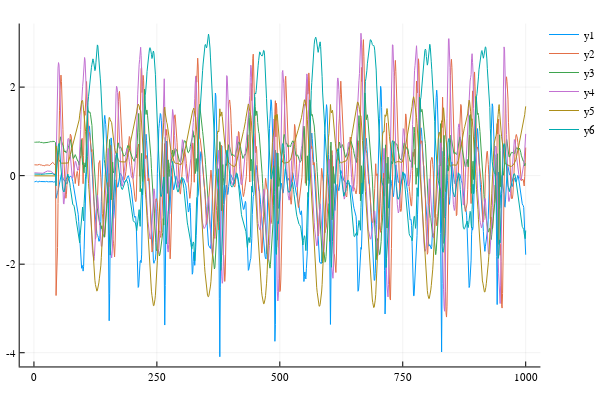

The notebook cell this image was saved under:
### Code cell
plot(data0[1:1000,1])
plot!(data0[1:1000,2])
plot!(data0[1:1000,3])
plot!(data0[1:1000,4])
plot!(data0[1:1000,5])
plot!(data0[1:1000,6])

### Figure 1 — Plotly figure (JSON) as saved in the notebook; plotly's stock layout.template omitted (floating-point values rounded to 4 significant figures; data arrays with more than 128 entries replaced by an {"elided": "..."} marker saying what was removed)
{"data": [{"colorbar": {"title": ""}, "hoverinfo": "text", "legendgroup": "y1", "line": {"color": "rgba(0, 154, 250, 1.000)", "dash": "solid", "shape": "linear", "width": 1}, "mode": "lines", "name": "y1", "showlegend": true, "text": {"elided": "1000 null values"}, "type": "scatter", "x": {"elided": "1000 int values"}, "xaxis": "x1", "y": {"elided": "1000 float values"}, "yaxis": "y1", "zmax": 0.1, "zmin": -0.1}, {"colorbar": {"title": ""}, "hoverinfo": "text", "legendgroup": "y2", "line": {"color": "rgba(227, 111, 71, 1.000)", "dash": "solid", "shape": "linear", "width": 1}, "mode": "lines", "name": "y2", "showlegend": true, "text": {"elided": "1000 null values"}, "type": "scatter", "x": {"elided": "1000 int values"}, "xaxis": "x1", "y": {"elided": "1000 float values"}, "yaxis": "y1", "zmax": 0.1, "zmin": -0.1}, {"colorbar": {"title": ""}, "hoverinfo": "text", "legendgroup": "y3", "line": {"color": "rgba(62, 164, 78, 1.000)", "dash": "solid", "shape": "linear", "width": 1}, "mode": "lines", "name": "y3", "showlegend": true, "text": {"elided": "1000 null values"}, "type": "scatter", "x": {"elided": "1000 int values"}, "xaxis": "x1", "y": {"elided": "1000 float values"}, "yaxis": "y1", "zmax": 0.1, "zmin": -0.1}, {"colorbar": {"title": ""}, "hoverinfo": "text", "legendgroup": "y4", "line": {"color": "rgba(195, 113, 210, 1.000)", "dash": "solid", "shape": "linear", "width": 1}, "mode": "lines", "name": "y4", "showlegend": true, "text": {"elided": "1000 null values"}, "type": "scatter", "x": {"elided": "1000 int values"}, "xaxis": "x1", "y": {"elided": "1000 float values"}, "yaxis": "y1", "zmax": 0.1, "zmin": -0.1}, {"colorbar": {"title": ""}, "hoverinfo": "text", "legendgroup": "y5", "line": {"color": "rgba(172, 142, 24, 1.000)", "dash": "solid", "shape": "linear", "width": 1}, "mode": "lines", "name": "y5", "showlegend": true, "text": {"elided": "1000 null values"}, "type": "scatter", "x": {"elided": "1000 int values"}, "xaxis": "x1", "y": {"elided": "1000 float values"}, "yaxis": "y1", "zmax": 0.1, "zmin": -0.1}, {"colorbar": {"title": ""}, "hoverinfo": "text", "legendgroup": "y6", "line": {"color": "rgba(0, 170, 174, 1.000)", "dash": "solid", "shape": "linear", "width": 1}, "mode": "lines", "name": "y6", "showlegend": true, "text": {"elided": "1000 null values"}, "type": "scatter", "x": {"elided": "1000 int values"}, "xaxis": "x1", "y": {"elided": "1000 float values"}, "yaxis": "y1", "zmax": 0.1, "zmin": -0.1}], "layout": {"annotations": [], "height": 400, "legend": {"bgcolor": "rgba(255, 255, 255, 1.000)", "bordercolor": "rgba(0, 0, 0, 1.000)", "font": {"color": "rgba(0, 0, 0, 1.000)", "family": "sans-serif", "size": 11}, "tracegroupgap": 0, "x": 1, "y": 1}, "margin": {"b": 20, "l": 0, "r": 0, "t": 20}, "paper_bgcolor": "rgba(255, 255, 255, 1.000)", "plot_bgcolor": "rgba(255, 255, 255, 1.000)", "showlegend": true, "width": 600, "xaxis": {"anchor": "y1", "domain": [0.03619, 0.9934], "gridcolor": "rgba(0, 0, 0, 0.100)", "gridwidth": 0.5, "linecolor": "rgba(0, 0, 0, 1.000)", "mirror": false, "range": [-28.97, 1030.0], "showgrid": true, "showline": true, "showticklabels": true, "tickangle": 0, "tickcolor": "rgb(0, 0, 0)", "tickfont": {"color": "rgba(0, 0, 0, 1.000)", "family": "sans-serif", "size": 11}, "tickmode": "array", "ticks": "inside", "ticktext": ["0", "250", "500", "750", "1000"], "tickvals": [0, 250, 500, 750, 1000], "title": "", "titlefont": {"color": "rgba(0, 0, 0, 1.000)", "family": "sans-serif", "size": 15}, "type": "-", "visible": true, "zeroline": false, "zerolinecolor": "rgba(0, 0, 0, 1.000)"}, "yaxis": {"anchor": "x1", "domain": [0.03762, 0.9902], "gridcolor": "rgba(0, 0, 0, 0.100)", "gridwidth": 0.5, "linecolor": "rgba(0, 0, 0, 1.000)", "mirror": false, "range": [-4.31, 3.436], "showgrid": true, "showline": true, "showticklabels": true, "tickangle": 0, "tickcolor": "rgb(0, 0, 0)", "tickfont": {"color": "rgba(0, 0, 0, 1.000)", "family": "sans-serif", "size": 11}, "tickmode": "array", "ticks": "inside", "ticktext": ["-4", "-2", "0", "2"], "tickvals": [-4, -2, 0, 2], "title": "", "titlefont": {"color": "rgba(0, 0, 0, 1.000)", "family": "sans-serif", "size": 15}, "type": "-", "visible": true, "zeroline": false, "zerolinecolor": "rgba(0, 0, 0, 1.000)"}}}
